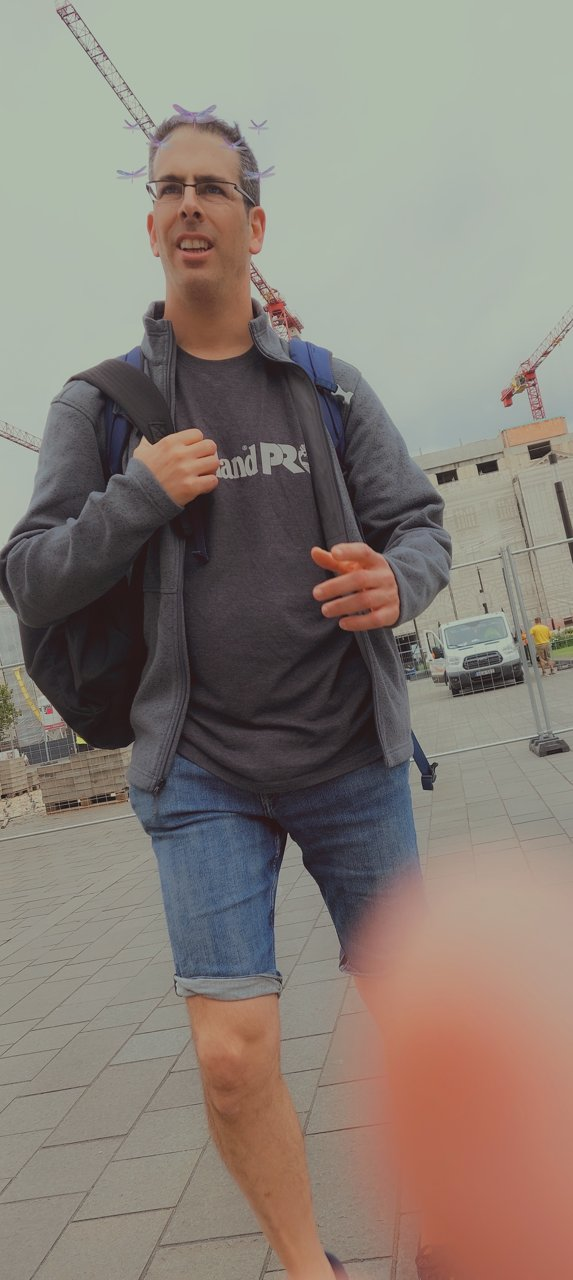
#> input picture examples/finger_occlusion/20250822_122617.jpg, 573 x 1280 px; its folder holds only this picture in this run
$ python -i saliency.py   (imports and definitions only)   (older library calls are emulated)
#> lines starting #> are read from the running program, lines starting #| are printed output that depends on the picture; after the words box and inside, x2 and y2 are one past the last pixel; in counts of white or black regions, pixels touching at a corner belong together
### sim_bench/occlusion_bench/features_log.py
"""LoG-statistics features for occlusion detection (spec-096 Track F, user-proposed).

Physics: a finger ~1 cm from the lens is defocused past the optics' cutoff — the
Laplacian-of-Gaussian response ``r = |LoG(patch)|`` is near-zero EVERYWHERE inside
the occluded region, at every scale. In-focus content has heavy-tailed r (edges).
Per-patch statistics of r capture this; a small classifier learns the boundary
that hand-tuned thresholds (the 4-cue detector) could not.

Per-patch stats (user's spec, verbatim): mean, std, entropy, near_zero_fraction,
p50, p90, p99, tail_ratio. ``near_zero`` eps is RELATIVE to the image's global
median response so the features are exposure/contrast invariant.

Image-level vector (weak supervision — we only have image labels): for each stat,
aggregates over ALL patches (min, p10, p50) + over BORDER patches only (min, p10)
— fingers enter from the frame edge — plus 2 global stats. 8*5+2 = 42 features.
"""

from __future__ import annotations

import logging
from typing import Dict, List, Optional

import cv2
import numpy as np

logger = logging.getLogger(__name__)

GRID = 8          # 8x8 patches
WORK = 768        # max side for analysis
SIGMA = 2.0       # Gaussian scale before Laplacian
EPS_FRAC = 0.05   # near-zero threshold = EPS_FRAC * global median(r)

STAT_NAMES = ["mean", "std", "entropy", "near_zero_fraction",
              "p50", "p90", "p99", "tail_ratio", "iqr", "kurtosis"]


# [34 lines left out: functions _kurtosis, _entropy, patch_stats, not called in this run]


def log_response(path: str) -> Optional[np.ndarray]:
    """|LoG| response map of the (downscaled, grayscale) image."""
    img = cv2.imread(path)
    if img is None:  # HEIC etc. -> PIL fallback
        try:
            from PIL import Image
            from pillow_heif import register_heif_opener
            register_heif_opener()
            img = cv2.cvtColor(np.array(Image.open(path).convert("RGB")), cv2.COLOR_RGB2BGR)
        except Exception as e:
            logger.warning("log_response: cannot read %s (%s)", path, e)
            return None
    h, w = img.shape[:2]
    s = WORK / max(h, w)
    if s < 1:
        img = cv2.resize(img, (int(w * s), int(h * s)))
    gray = cv2.cvtColor(img, cv2.COLOR_BGR2GRAY).astype(np.float64)
    smoothed = cv2.GaussianBlur(gray, (0, 0), SIGMA)
    return np.abs(cv2.Laplacian(smoothed, cv2.CV_64F))


# [43 lines left out: function image_features, not called in this run]


FEATURE_NAMES: List[str] = (
    [f"{n}_{agg}" for n in STAT_NAMES
     for agg in ("min", "p10", "p50", "p90", "max", "border_min", "border_max")]
    + ["global_near_zero_fraction", "global_tail_ratio"]
    + [f"iqr_{b}count_lt_{int(f*100):03d}" for f in (0.25, 0.5, 1.0) for b in ("", "border_")]
)


# [5 lines left out: function feature_vector, not called in this run]

### sim_bench/occlusion_bench/saliency.py
"""Saliency + blur-region localization research helpers (spec-097 Stage 2 research).

Three zero-install saliency variants (opencv-contrib is already the pinned cv2):
  SR       — spectral residual (fast, contrast-based)
  FG       — fine-grained static saliency
  SR*center— spectral residual weighted by a center prior (stabilizes scatter;
             consumer photos center their subjects)

Plus ``blur_bbox``: the occluded/blurry-region box from the LoG patch grid
(patches much flatter than the image's own norm, largest border-touching
component). Color-blind — catches warm AND dark occluders.
"""

from __future__ import annotations

import logging
from typing import Optional, Tuple

import cv2
import numpy as np

logger = logging.getLogger(__name__)

Box = Tuple[int, int, int, int]  # x0, y0, x1, y1


def _read(path: str, work: int = 640) -> Optional[np.ndarray]:
    img = cv2.imread(path)
    if img is None:
        try:
            from PIL import Image
            from pillow_heif import register_heif_opener
            register_heif_opener()
            img = cv2.cvtColor(np.array(Image.open(path).convert("RGB")), cv2.COLOR_RGB2BGR)
        except Exception as e:
            logger.warning("saliency: cannot read %s (%s)", path, e)
            return None
    h, w = img.shape[:2]
    s = work / max(h, w)
    if s < 1:
        img = cv2.resize(img, (int(w * s), int(h * s)))
    return img


def saliency_map(img: np.ndarray, variant: str = "sr") -> np.ndarray:
    """Normalized [0,1] saliency map for variant in {sr, fg, sr_center}."""
    if variant == "fg":
        eng = cv2.saliency.StaticSaliencyFineGrained_create()
    else:
        eng = cv2.saliency.StaticSaliencySpectralResidual_create()
    ok, m = eng.computeSaliency(img)
    m = m.astype(np.float32)
    m = cv2.GaussianBlur(m, (0, 0), 8)
    if variant == "sr_center":
        h, w = m.shape
        yy, xx = np.mgrid[0:h, 0:w]
        prior = np.exp(-(((yy - h / 2) / (0.6 * h)) ** 2 + ((xx - w / 2) / (0.6 * w)) ** 2))
        m = m * prior.astype(np.float32)
    rng = m.max() - m.min()
    return (m - m.min()) / (rng if rng > 1e-9 else 1.0)


def salient_bbox(m: np.ndarray, pct: float = 85.0) -> Optional[Box]:
    """Bounding box of the largest connected component above the pct-percentile."""
    thr = (m > np.percentile(m, pct)).astype(np.uint8)
    n, labels, stats, _ = cv2.connectedComponentsWithStats(thr)
    if n <= 1:
        return None
    i = 1 + int(np.argmax(stats[1:, cv2.CC_STAT_AREA]))
    x, y, w, h = stats[i, cv2.CC_STAT_LEFT], stats[i, cv2.CC_STAT_TOP], \
        stats[i, cv2.CC_STAT_WIDTH], stats[i, cv2.CC_STAT_HEIGHT]
    return int(x), int(y), int(x + w), int(y + h)


def blur_bbox(path: str, grid: int = 8) -> Optional[Box]:
    """Box around the blurry/occluded region: LoG patches with IQR far below the
    image's own IQR, largest border-touching component (fraction coords 0..1)."""
    from sim_bench.occlusion_bench.features_log import log_response
    r = log_response(path)
    if r is None:
        return None
    g_iqr = float(np.percentile(r, 75) - np.percentile(r, 25)) + 1e-9
    g_med = float(np.median(r)) + 1e-9
    h, w = r.shape
    ph, pw = h // grid, w // grid
    flat = np.zeros((grid, grid), np.uint8)
    for row in range(grid):
        for col in range(grid):
            patch = r[row * ph:(row + 1) * ph, col * pw:(col + 1) * pw]
            iqr = np.percentile(patch, 75) - np.percentile(patch, 25)
            med = float(np.median(patch))
            # FLAT (low spread) but NOISY (sits on a sensor-noise floor).
            # Sky/walls are flat AND near-zero -> excluded. Defocused occluders
            # are flat with response ABOVE the floor (the LR's sign-flip insight).
            flat[row, col] = 1 if (iqr < 0.15 * g_iqr and med > 0.08 * g_med) else 0
    n, labels = cv2.connectedComponents(flat)
    best, area = None, 0
    for i in range(1, n):
        ys, xs = np.where(labels == i)
        touches = ys.min() == 0 or ys.max() == grid - 1 or xs.min() == 0 or xs.max() == grid - 1
        if touches and len(ys) > area and len(ys) >= 3:
            area = len(ys)
            best = (xs.min() / grid, ys.min() / grid, (xs.max() + 1) / grid, (ys.max() + 1) / grid)
    return best


def dual_box_panel(path: str, out_path: str) -> dict:
    """One panel: [SR | FG | SR*center], green = salient box, red = blur box."""
    img = _read(path)
#> in _read, img is the input picture: shape (1280, 573, 3); mean B, G, R 119, 127.4, 136.6
    if img is None:
        return {}
    h, w = img.shape[:2]
#> h = 640; w = 286
    bb = blur_bbox(path)
#> in log_response, `return np.abs(cv2.Laplacian(smoothed, cv2.CV_64F))`:
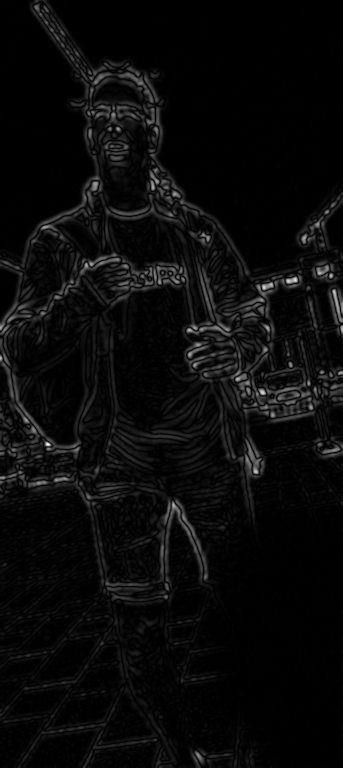
#> returned value: shape (768, 343) float64; min 0, max 15.81, mean 0.649; drawn with min black and max white
#> in blur_bbox, `g_iqr = float(np.percentile(r, 75) - np.percentile(r, 25)) + 1e-9`: g_iqr = 0.707
#> in blur_bbox, `g_med = float(np.median(r)) + 1e-9`: g_med = 0.175
#> after the loop in blur_bbox, `for row in range(grid):`:
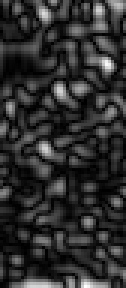
#> patch: shape (96, 42) float64 (shown 3 times larger); min 3.69e-06, max 0.187, mean 0.0342; drawn with min black and max white
#> in blur_bbox, `n, labels = cv2.connectedComponents(flat)`: n = 3
#> the loop in blur_bbox, `for i in range(1, n):` made 2 passes
#> (ys, xs, touches, area, best) on passes 1 to 2: ([1, 1, 1, 1], [4, 5, 6, 7], True, 4, (0.5, 0.125, 1, 0.25)), ([6, 6, 6, 7, 7], [5, 6, 7, 6, 7], True, 5, (0.625, 0.75, 1, 1))
#> after the loop in blur_bbox, `for i in range(1, n):`: area = 5
#> bb = (0.625, 0.75, 1, 1)
    red = None if bb is None else (int(bb[0] * w), int(bb[1] * h), int(bb[2] * w), int(bb[3] * h))
#> red = (178, 480, 286, 640)
    tiles, info = [], {"blur_box": red is not None}
#> tiles = []; info = {'blur_box': True}
    for variant in ("sr", "fg", "sr_center"):
        m = saliency_map(img, variant)
        gb = salient_bbox(m)
        t = img.copy()
        if gb:
            cv2.rectangle(t, gb[:2], gb[2:], (0, 200, 0), 3)
        if red:
            cv2.rectangle(t, red[:2], red[2:], (0, 0, 255), 3)
        cv2.putText(t, variant, (8, 24), cv2.FONT_HERSHEY_SIMPLEX, 0.7, (255, 255, 255), 2)
        tiles.append(t)
        if gb and red:
            ix0, iy0 = max(gb[0], red[0]), max(gb[1], red[1])
            ix1, iy1 = min(gb[2], red[2]), min(gb[3], red[3])
            inter = max(0, ix1 - ix0) * max(0, iy1 - iy0)
            info[f"overlap_{variant}"] = round(inter / max((red[2]-red[0])*(red[3]-red[1]), 1), 2)
#> this loop made 3 passes
#> (rng in saliency_map, n in salient_bbox, i in salient_bbox, x in salient_bbox, y in salient_bbox, gb) on passes 1 to 3: (0.688, 9, 5, 132, 209, (132, 209, 260, 401)), (0.679, 10, 2, 0, 122, (0, 122, 151, 276)), (0.627, 6, 2, 53, 121, (53, 121, 256, 404))
#> pass 1, in saliency_map, `m = cv2.GaussianBlur(m, (0, 0), 8)`:
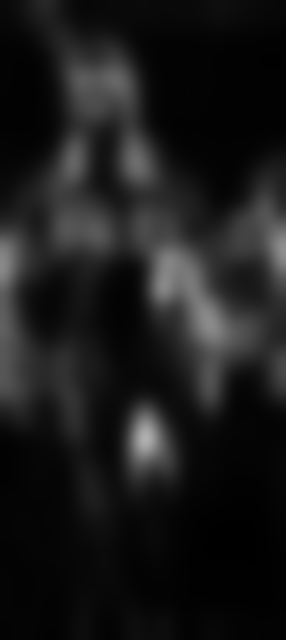
#> m: shape (640, 286) float32; min 0.003, max 0.691, mean 0.104
#> pass 1, in salient_bbox, `thr = (m > np.percentile(m, pct)).astype(np.uint8)`:
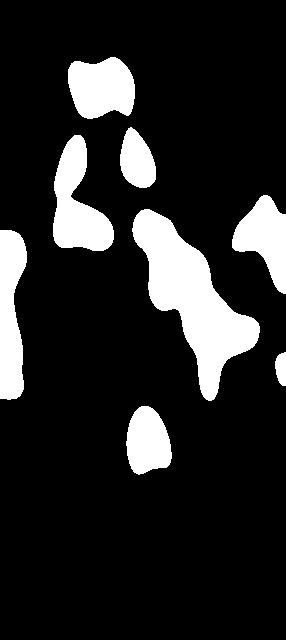
#> thr: shape (640, 286); values 0 (black) and 1 (white), 15% white; 8 white regions, largest, box (x1, y1, x2, y2) and area: (132, 209, 260, 401) 9536, (53, 135, 114, 251) 3939, (0, 230, 27, 400) 3529
#> after the loop:
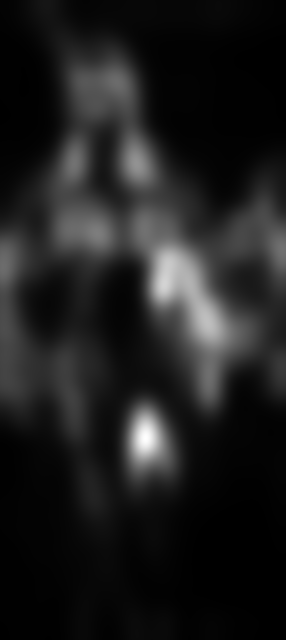
#> m: shape (640, 286) float32; min 0, max 1, mean 0.12
#> after the loop:
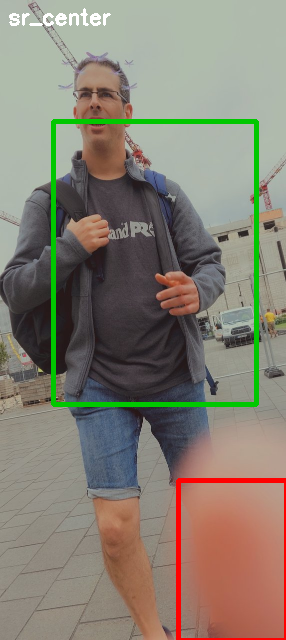
#> t: shape (640, 286, 3); mean B, G, R 115, 128.4, 134.5
#> after the loop, info = {'blur_box': True, 'overlap_sr': 0, 'overlap_fg': 0, 'overlap_sr_center': 0}; tiles = 3 items
    cv2.imwrite(out_path, np.hstack(tiles))
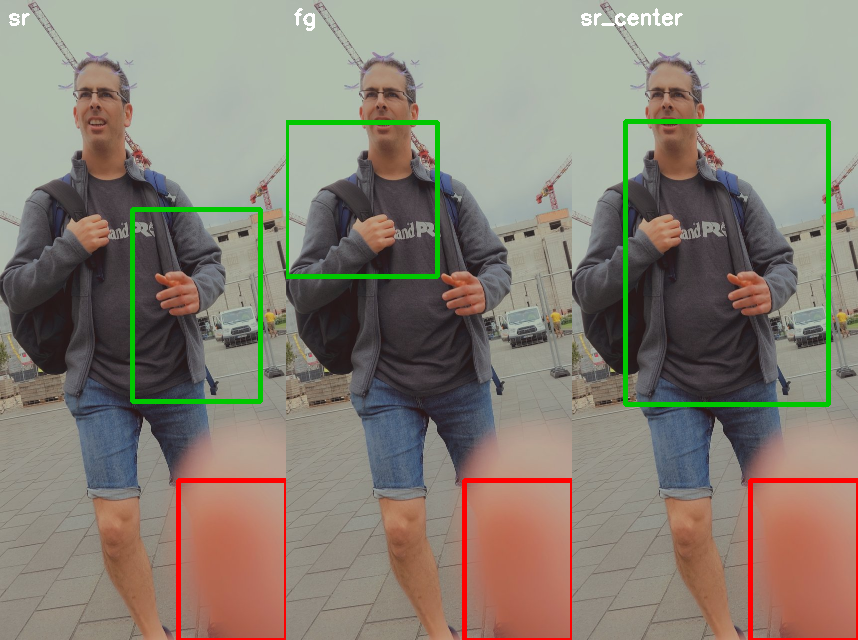
#> saved as out.png: shape (640, 858, 3); mean B, G, R 115.7, 127.8, 135.3
    return info

>>> result = dual_box_panel('../../examples/finger_occlusion/20250822_122617.jpg', 'out.png')
#> result has the same summary as info in dual_box_panel

$ run again, on examples/finger_occlusion/20250822_122626.jpg
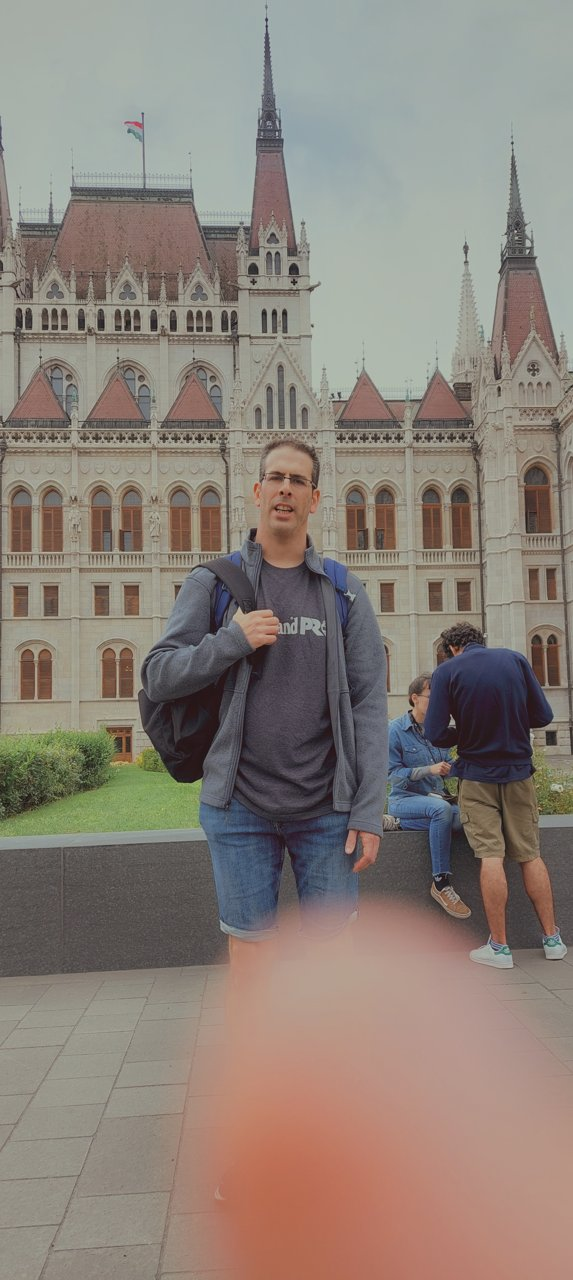
#> input picture examples/finger_occlusion/20250822_122626.jpg, 573 x 1280 px
#> in _read, img is the input picture: shape (1280, 573, 3); mean B, G, R 120.5, 128.9, 139.1
#> g_iqr = 1.28
#> g_med = 0.277
#> in blur_bbox, `n, labels = cv2.connectedComponents(flat)`: n = 4
#> the loop in blur_bbox, `for i in range(1, n):` made 3 passes
#> (ys, xs, area, best) on passes 1 to 3: ([0, 0, 0], [0, 1, 2], 3, (0, 0, 0.375, 0.125)), ([0, 0, 0, 0, 1, 1], [4, 5, 6, 7, 5, 6], 6, (0.5, 0, 1, 0.25)), ([6, 6, 6, 6, 6, 7, 7, 7, 7, 7], [3, 4, 5, 6, 7, 3, 4, 5, 6, 7], 10, (0.375, 0.75, 1, 1))
#> after the loop in blur_bbox, `for i in range(1, n):`: area = 10
#> bb = (0.375, 0.75, 1, 1)
#> red = (107, 480, 286, 640)
#> in dual_box_panel, `tiles, info = [], {"blur_box": red is not None}`: tiles = []; info = {'blur_box': True}
#> the loop in dual_box_panel, `for variant in ("sr", "fg", "sr_center"):` made 3 passes
#> (rng in saliency_map, n in salient_bbox, i in salient_bbox, x in salient_bbox, y in salient_bbox, gb) on passes 1 to 3: (0.714, 11, 3, 251, 100, (251, 100, 286, 383)), (0.522, 14, 8, 158, 235, (158, 235, 286, 400)), (0.571, 5, 3, 41, 205, (41, 205, 254, 457))
#> pass 1, in salient_bbox, `thr = (m > np.percentile(m, pct)).astype(np.uint8)`:
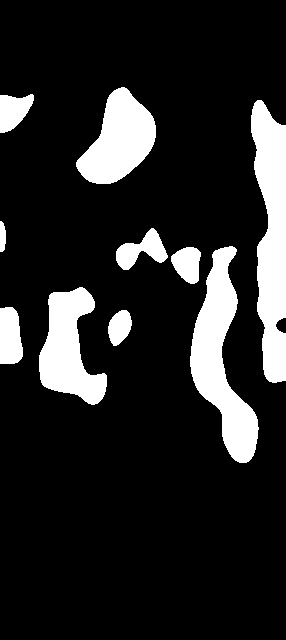
#> thr: shape (640, 286); values 0 (black) and 1 (white), 15% white; 10 white regions, largest, box (x1, y1, x2, y2) and area: (251, 100, 286, 383) 7011, (190, 246, 259, 463) 6574, (39, 287, 107, 405) 4599
#> after the loop in dual_box_panel, `for variant in ("sr", "fg", "sr_center"):`: info = {'blur_box': True, 'overlap_sr': 0, 'overlap_fg': 0, 'overlap_sr_center': 0}; tiles = 3 items
#> in dual_box_panel, `cv2.imwrite(out_path, np.hstack(tiles))`:
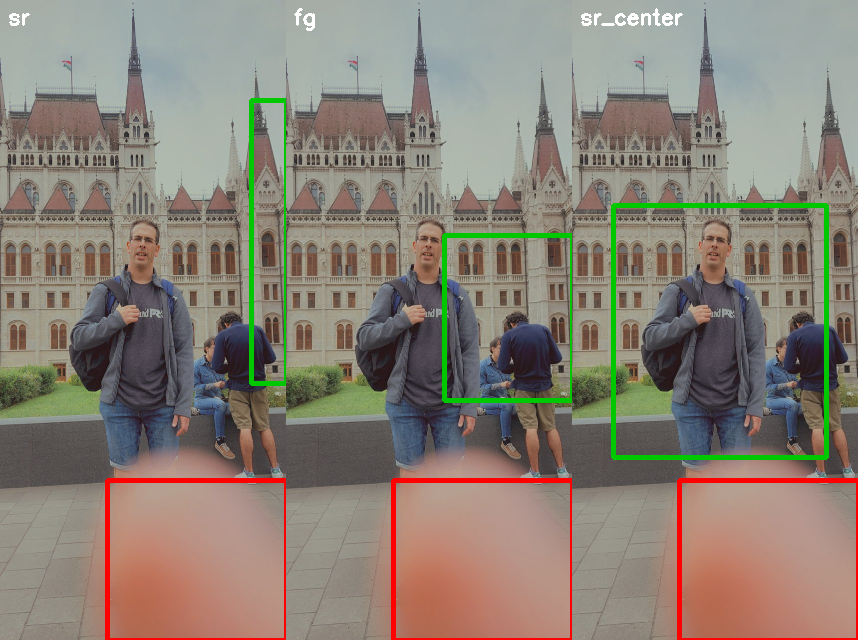
#> saved as out.png: shape (640, 858, 3); mean B, G, R 117.3, 128.8, 138.2
#> result has the same summary as info in dual_box_panel
